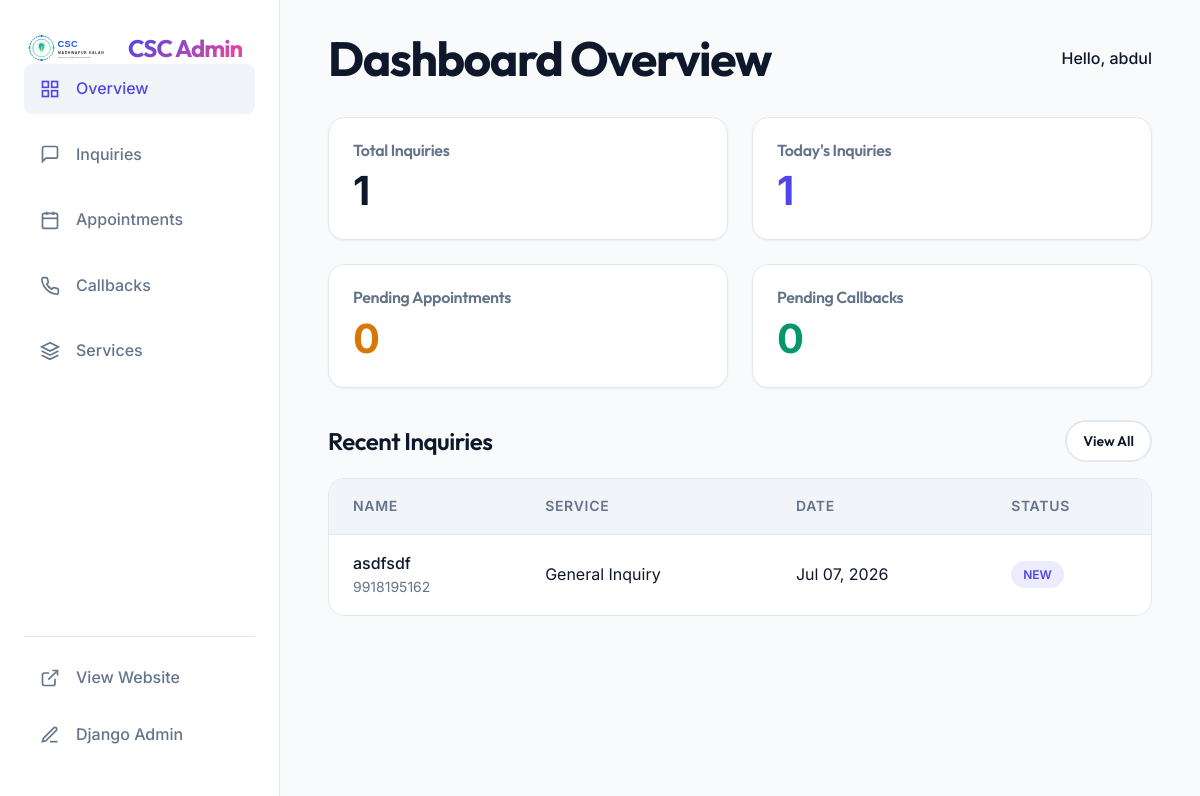
The page /dashboard/ (signed in) on the database its author committed.
### core/models.py (models this page shows, shortened)
class Inquiry(models.Model):
    STATUS_CHOICES = (
        ('NEW', 'New'),
        ('CONTACTED', 'Contacted'),
        ('CLOSED', 'Closed'),
    )
    name = models.CharField(max_length=100)
    mobile_number = models.CharField(max_length=20)
    email = models.EmailField(blank=True)
    service_interested = models.ForeignKey(Service, on_delete=models.SET_NULL, null=True, blank=True)
    message = models.TextField()
    document = models.FileField(upload_to='inquiry_docs/', blank=True, null=True)
    status = models.CharField(max_length=20, choices=STATUS_CHOICES, default='NEW')
    notes = models.TextField(blank=True)
    created_at = models.DateTimeField(auto_now_add=True)
    class Meta:
        ordering = ['-created_at']

### dashboard/views.py (the view)
# urls.py: path('', views.dashboard_home, name='dashboard_home'),
@staff_member_required
def dashboard_home(request):
    today = timezone.now().date()
    context = {
        'total_inquiries': Inquiry.objects.count(),
        'today_inquiries': Inquiry.objects.filter(created_at__date=today).count(),
        'pending_appointments': Appointment.objects.filter(status='PENDING').count(),
        'pending_callbacks': CallbackRequest.objects.filter(status='PENDING').count(),
        'recent_inquiries': Inquiry.objects.all()[:5],
    }
    return render(request, 'dashboard/home.html', context)

### templates/dashboard/home.html
{% extends 'dashboard/base.html' %}
{% block page_title %}Dashboard Overview{% endblock %}
{% block content %}
<div class="grid grid-cols-1 md-grid-cols-2" style="gap: 1.5rem; @media(min-width: 1024px) { grid-template-columns: repeat(4, 1fr); } mb-8;">
    <div class="stat-card">
        <h3 style="font-size: 1rem; color: var(--ink-muted); margin: 0;">Total Inquiries</h3>
        <div class="stat-value">{{ total_inquiries }}</div>
    </div>
    <div class="stat-card">
        <h3 style="font-size: 1rem; color: var(--ink-muted); margin: 0;">Today's Inquiries</h3>
        <div class="stat-value" style="color: var(--primary);">{{ today_inquiries }}</div>
    </div>
    <div class="stat-card">
        <h3 style="font-size: 1rem; color: var(--ink-muted); margin: 0;">Pending Appointments</h3>
        <div class="stat-value" style="color: #D97706;">{{ pending_appointments }}</div>
    </div>
    <div class="stat-card">
        <h3 style="font-size: 1rem; color: var(--ink-muted); margin: 0;">Pending Callbacks</h3>
        <div class="stat-value" style="color: #059669;">{{ pending_callbacks }}</div>
    </div>
</div>
<div class="mt-8">
    <div class="flex justify-between items-center mb-4">
        <h3 style="margin: 0;">Recent Inquiries</h3>
        <a href="{% url 'dashboard_inquiries' %}" class="btn btn-outline" style="padding: 0.5rem 1rem; font-size: 0.875rem;">View All</a>
    </div>
    <div class="table-container">
        <table>
            <thead>
                <tr>
                    <th>Name</th>
                    <th>Service</th>
                    <th>Date</th>
                    <th>Status</th>
                </tr>
            </thead>
            <tbody>
                {% for inquiry in recent_inquiries %}
                <tr>
                    <td>
                        <div style="font-weight: 500;">{{ inquiry.name }}</div>
                        <div style="font-size: 0.875rem; color: var(--ink-muted);">{{ inquiry.mobile_number }}</div>
                    </td>
                    <td>{{ inquiry.service_interested.name|default:"General Inquiry" }}</td>
                    <td>{{ inquiry.created_at|date:"M d, Y" }}</td>
                    <td>
                        <span class="badge {% if inquiry.status == 'NEW' %}badge-new{% elif inquiry.status == 'CONTACTED' %}badge-pending{% else %}badge-closed{% endif %}">
                            {{ inquiry.get_status_display }}
                        </span>
                    </td>
                </tr>
                {% empty %}
                <tr>
                    <td colspan="4" style="text-align: center; color: var(--ink-muted); padding: 2rem;">No inquiries yet.</td>
                </tr>
                {% endfor %}
            </tbody>
        </table>
    </div>
</div>
{% endblock %}

### templates/dashboard/base.html (shortened to what this page needs)
{% load static %}
<!DOCTYPE html>
<html lang="en">
<head>
    <link rel="stylesheet" href="{% static 'css/base.css' %}">
</head>
<body x-data="{ sidebarOpen: false }">
    <div class="dashboard-layout">
        <aside class="sidebar" :class="{'open': sidebarOpen}">
            <div class="flex justify-between items-center mb-10">
                <div style="display: flex; align-items: center; gap: 0.5rem;">
                    <img src="{% static 'img/logo.svg' %}" alt="Logo" style="height: 32px; width: auto;">
                    <h1 class="text-gradient" style="font-size: 1.5rem; margin: 0;">CSC Admin</h1>
                </div>
            </div>
            <nav style="display: flex; flex-direction: column; gap: 0.5rem; flex: 1;">
                <a href="{% url 'dashboard_home' %}" class="sidebar-link {% if request.resolver_match.url_name == 'dashboard_home' %}active{% endif %}">
                    <svg width="20" height="20" viewBox="0 0 24 24" fill="none" stroke="currentColor" stroke-width="2"><rect x="3" y="3" width="7" height="7"></rect><rect x="14" y="3" width="7" height="7"></rect><rect x="14" y="14" width="7" height="7"></rect><rect x="3" y="14" width="7" height="7"></rect></svg>
                    Overview
                </a>
                <a href="{% url 'dashboard_inquiries' %}" class="sidebar-link {% if request.resolver_match.url_name == 'dashboard_inquiries' %}active{% endif %}">
                    <svg width="20" height="20" viewBox="0 0 24 24" fill="none" stroke="currentColor" stroke-width="2"><path d="M21 15a2 2 0 0 1-2 2H7l-4 4V5a2 2 0 0 1 2-2h14a2 2 0 0 1 2 2z"></path></svg>
                    Inquiries
                </a>
                <a href="{% url 'dashboard_appointments' %}" class="sidebar-link {% if request.resolver_match.url_name == 'dashboard_appointments' %}active{% endif %}">
                    <svg width="20" height="20" viewBox="0 0 24 24" fill="none" stroke="currentColor" stroke-width="2"><rect x="3" y="4" width="18" height="18" rx="2" ry="2"></rect><line x1="16" y1="2" x2="16" y2="6"></line><line x1="8" y1="2" x2="8" y2="6"></line><line x1="3" y1="10" x2="21" y2="10"></line></svg>
                    Appointments
                </a>
                <a href="{% url 'dashboard_callbacks' %}" class="sidebar-link {% if request.resolver_match.url_name == 'dashboard_callbacks' %}active{% endif %}">
                    Callbacks
                </a>
                <a href="{% url 'dashboard_services' %}" class="sidebar-link {% if request.resolver_match.url_name == 'dashboard_services' %}active{% endif %}">
                    <svg width="20" height="20" viewBox="0 0 24 24" fill="none" stroke="currentColor" stroke-width="2"><polygon points="12 2 2 7 12 12 22 7 12 2"></polygon><polyline points="2 17 12 22 22 17"></polyline><polyline points="2 12 12 17 22 12"></polyline></svg>
                    Services
                </a>
            </nav>
            <div style="margin-top: auto; padding-top: 1rem; border-top: 1px solid var(--border);">
                <a href="{% url 'home' %}" class="sidebar-link" target="_blank">
                    <svg width="20" height="20" viewBox="0 0 24 24" fill="none" stroke="currentColor" stroke-width="2"><path d="M18 13v6a2 2 0 0 1-2 2H5a2 2 0 0 1-2-2V8a2 2 0 0 1 2-2h6"></path><polyline points="15 3 21 3 21 9"></polyline><line x1="10" y1="14" x2="21" y2="3"></line></svg>
                    View Website
                </a>
                <a href="{% url 'admin:index' %}" class="sidebar-link">
                    <svg width="20" height="20" viewBox="0 0 24 24" fill="none" stroke="currentColor" stroke-width="2"><path d="M12 20h9"></path><path d="M16.5 3.5a2.121 2.121 0 0 1 3 3L7 19l-4 1 1-4L16.5 3.5z"></path></svg>
                    Django Admin
                </a>
            </div>
        </aside>
        <main class="main-content">
            <div class="flex justify-between items-center mb-8">
                <h2 style="margin: 0;">{% block page_title %}Dashboard{% endblock %}</h2>
                <div class="flex items-center gap-4">
                    <div style="font-weight: 500;">Hello, {{ user.username }}</div>
                </div>
            </div>
            {% block content %}
            {% endblock %}
        </main>
    </div>
</body>
</html>

### static/css/base.css (style rules this page uses)
:root { --primary: #4F46E5; --primary-glow: rgba(79, 70, 229, 0.4); --primary-hover: #4338CA; --secondary: #EC4899; --on-primary: #ffffff; --canvas: #F8FAFC; --surface-1: #ffffff; --surface-2: #F1F5F9; --surface-glass: rgba(255, 255, 255, 0.85); --ink: #0F172A; --ink-muted: #64748B; --border: #E2E8F0; --shadow-sm: 0 1px 2px 0 rgba(0, 0, 0, 0.05); --shadow-md: 0 10px 15px -3px rgba(0, 0, 0, 0.1), 0 4px 6px -2px rgba(0, 0, 0, 0.05); --shadow-lg: 0 20px 25px -5px rgba(0, 0, 0, 0.1), 0 10px 10px -5px rgba(0, 0, 0, 0.04); --shadow-glow: 0 0 20px var(--primary-glow); }
:root { --font-body: 'Inter', system-ui, sans-serif; --font-display: 'Outfit', system-ui, sans-serif; --radius-sm: 8px; --radius-md: 16px; --radius-lg: 24px; --radius-xl: 32px; --radius-pill: 9999px; --motion-fast: 150ms cubic-bezier(0.4, 0, 0.2, 1); --motion-base: 300ms cubic-bezier(0.4, 0, 0.2, 1); --motion-slow: 500ms cubic-bezier(0.4, 0, 0.2, 1); }
* { box-sizing: border-box; margin: 0; padding: 0; }
body { font-family: var(--font-body); font-size: 16px; line-height: 1.6; color: var(--ink); background-color: var(--canvas); transition: background-color var(--motion-base), color var(--motion-base); -webkit-font-smoothing: antialiased; overflow-x: hidden; }
h1, h2, h3, h4, h5, h6 { font-family: var(--font-display); font-weight: 700; line-height: 1.1; color: var(--ink); margin-bottom: 1rem; }
h1 { font-size: clamp(2.5rem, 6vw, 4.5rem); letter-spacing: -0.04em; }
h2 { font-size: clamp(2rem, 4vw, 3rem); letter-spacing: -0.03em; }
h3 { font-size: 1.5rem; letter-spacing: -0.02em; font-weight: 600; }
a { color: var(--primary); text-decoration: none; transition: color var(--motion-fast); }
.btn { display: inline-flex; align-items: center; justify-content: center; padding: 1rem 2rem; border-radius: var(--radius-pill); font-family: var(--font-display); font-weight: 600; font-size: 1.125rem; text-decoration: none; cursor: pointer; border: none; transition: all 0.3s cubic-bezier(0.25, 0.8, 0.25, 1); position: relative; overflow: hidden; z-index: 1; }
.btn::before { content: ''; position: absolute; top: 0; left: 0; right: 0; bottom: 0; background: linear-gradient(135deg, rgba(255,255,255,0.2), rgba(255,255,255,0)); z-index: -1; border-radius: var(--radius-pill); transition: opacity 0.3s ease; opacity: 0; }
.btn-outline { background: var(--surface-1); border: 2px solid var(--border); color: var(--ink); }
.text-gradient { background: linear-gradient(135deg, var(--primary) 0%, var(--secondary) 100%); -webkit-background-clip: text; -webkit-text-fill-color: transparent; background-clip: text; display: inline-block; }
.mb-4 { margin-bottom: 1rem; }
.mb-8 { margin-bottom: 2rem; }
.mt-8 { margin-top: 2rem; }
.flex { display: flex; }
.gap-4 { gap: 1rem; }
.justify-between { justify-content: space-between; }
.items-center { align-items: center; }
.grid { display: grid; }
.grid-cols-1 { grid-template-columns: repeat(1, minmax(0, 1fr)); }
@media (min-width: 768px) { .md-grid-cols-2 { grid-template-columns: repeat(2, minmax(0, 1fr)); } }

### rows shown on the page
Inquiry: name "asdfsdf", mobile_number "9918195162", service_interested.name "General Inquiry", created_at "Jul 07, 2026", status "NEW"

### other values the page prints
{{ user.username }} "abdul"
{{ total_inquiries }} "1"
{{ today_inquiries }} "1"
{{ pending_appointments }} "0"
{{ pending_callbacks }} "0"
